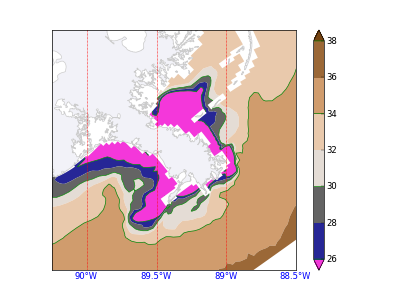

Recreate this plot in Python.
from okean import ticks, roms
import pylab as pl
from mpl_toolkits.basemap import cm

# loose label example:
print ticks.loose_label(105,543)
# returns [ 100.  200.  300.  400.  500.  600.]

def proj(xlim,ylim):
  from mpl_toolkits.basemap import Basemap
  return Basemap(projection='merc',
               resolution='h',
               llcrnrlat=ylim[0],
               llcrnrlon=xlim[0],
               urcrnrlat=ylim[1],
               urcrnrlon=xlim[1],
               lat_ts=0.0)


def draw_map(m,ax):
  m.fillcontinents(color='#f2f2f8',ax=ax)
  m.drawcountries(color='#cccccc',ax=ax)
  m.drawstates(color='#cccccc',ax=ax)
  m.drawcoastlines(color='#cccccc',ax=ax)


his='ocean_his.nc'
grd='ocean_grd.nc'

r=roms.His(his)
m=proj([-90.25,-88.5],[28.5,30])

x,y,z,v=r.slicek('salt',-1,0)
x,y=m(x,y)


pl.figure()
ax=pl.axes()
vals=ticks.loose_label(v.mean()-v.std(),v.mean()+v.std(),10)
p=ax.contourf(x,y,v,vals,cmap=cm.s3pcpn,extend='both')
c=pl.colorbar(p)
p2=ax.contour(p,levels=p.levels[::2],colors='g')
c.add_lines(p2)

draw_map(m,ax)
meridians=ticks.loose_label(m.llcrnrlon,m.urcrnrlon)
m.drawmeridians(meridians, labels=[0,0,0,1],ax=ax,color='r',fontdict={'color':'b'})

pl.savefig('ex_calcs_04.png',dpi=50)


